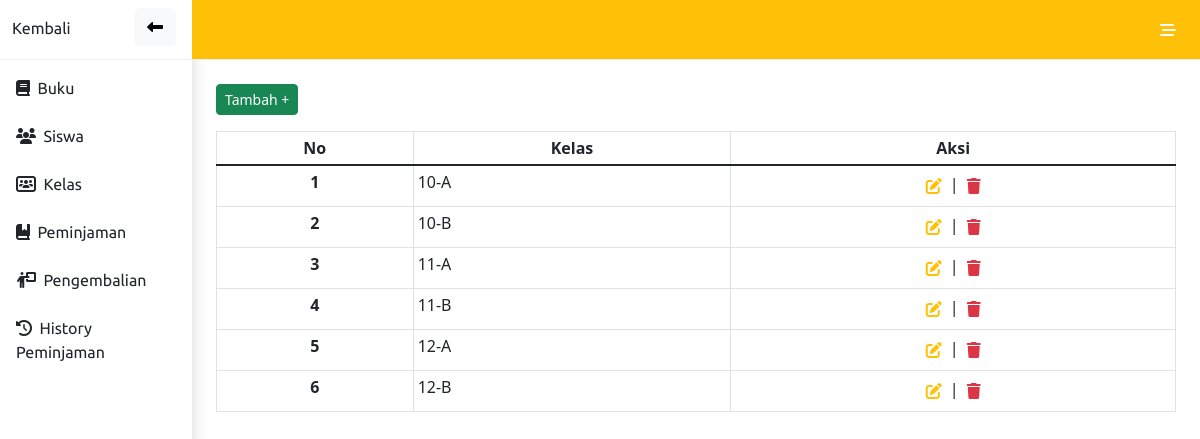
Screenshot of /admin/kelas.php with the database file from the repository.
### tables this page shows
CREATE TABLE `kelas` (
  `id_kelas` int(2) NOT NULL,
  `nama_kelas` varchar(50) NOT NULL
);

### config.php (called while the page is built, shortened)
<?php
$conn = mysqli_connect("localhost", "root", "", "perpus10");
function read($col, $tabel, $condisi){
    global $conn;
    $tampil = mysqli_query($conn, "SELECT $col FROM $tabel $condisi");
    return $tampil;
}
 ?>

### admin/kelas.php (the view, shortened to what this page needs)
<?php
include '../config.php';
?>
<!DOCTYPE html>
<html lang="en">
<head>
</head>
<body>
<?php include 'nav.php'?>
        <div class="container">
            <div class="container pt-4 m-auto">
                <button class="btn btn-sm btn-success mb-3" data-bs-toggle="modal" data-bs-target="#tambah">Tambah +</button>
                <table class="table table-sm table-hover table-bordered">
                    <thead class="text-center">
                        <tr>
                            <th>No</th>
                            <th>Kelas</th>
                            <th>Aksi</th>
                        </tr>
                    </thead>
                    <tbody class="table-group-divider">
                        <?php
                            $no=0;
                            $kelas = read('*', 'kelas', '');
                                    while($data = mysqli_fetch_assoc($kelas)){
                                    $no++;
                        ?>
                        <tr>
                            <th class="text-center" scope="row"><?=$no?></th>
                            <td><?=$data['nama_kelas']?></td>
                            <td class="text text-center">
                                <button class="btn btn-polos p-1">
                                    <a class="text-warning" href="edit_kelas.php?id_kelas=<?= $data['id_kelas']; ?>">
                                        <i class="fa-solid fa-pen-to-square"></i>
                                    </a>
                                </button> |
                                <button class="btn btn-polos p-1">
                                    <a class="text-danger" href="hapus.php?id_kelas=<?= $data['id_kelas']; ?>"><i class="fa-solid fa-trash"></i></a>
                                </button>
                            </td>
                        </tr>
                        <?php
                            }
                        ?>
                    </tbody>
                </table>
            </div>
        </div>
</body>
</html>

### admin/style.css (style rules this page uses)
.btn-polos { border: none; }

### admin/nav.php (style rules this page uses)
a { text-decoration: none !important; }

### rows the page displays
kelas: nama_kelas "10-A"
kelas: nama_kelas "10-B"
kelas: nama_kelas "11-A"
kelas: nama_kelas "11-B"
kelas: nama_kelas "12-A"
kelas: nama_kelas "12-B"
